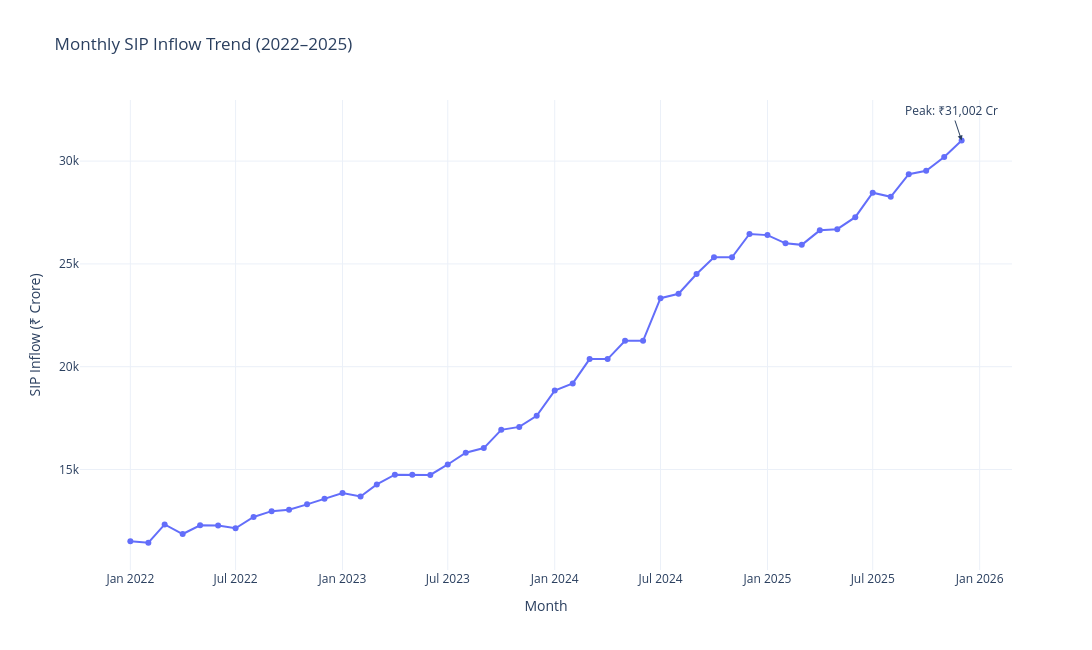

The notebook cell this image was saved under:
### Code cell
peak = df_04.loc[df_04['sip_inflow_crore'].idxmax()]

fig = px.line(
    df_04,
    x='month',
    y='sip_inflow_crore',
    markers=True,
    title='Monthly SIP Inflow Trend (2022–2025)'
)

# Add peak annotation
fig.add_annotation(
    x=peak['month'],
    y=peak['sip_inflow_crore'],
    text=f"Peak: ₹{peak['sip_inflow_crore']:,} Cr",
    showarrow=True,
    arrowhead=2
)

fig.update_layout(
    template='plotly_white',
    width=1200,
    height=650,
    xaxis_title='Month',
    yaxis_title='SIP Inflow (₹ Crore)'
)

fig.show()
